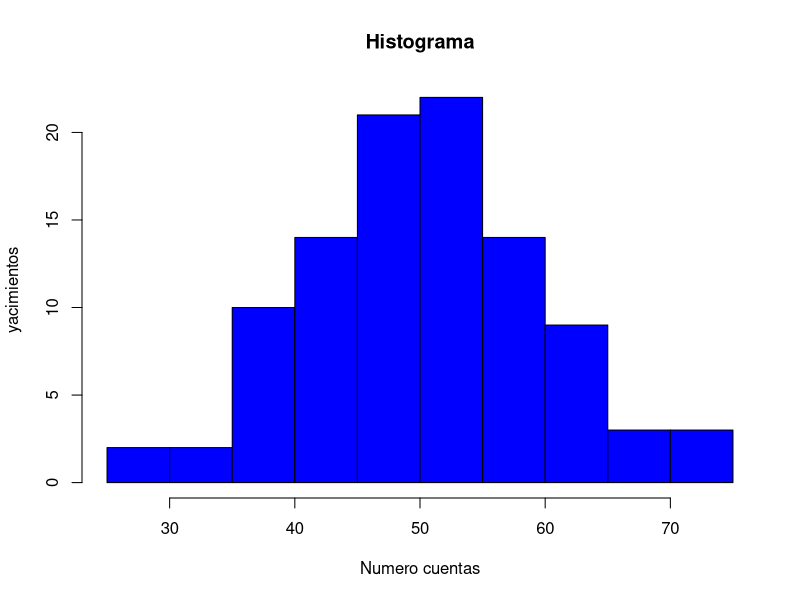
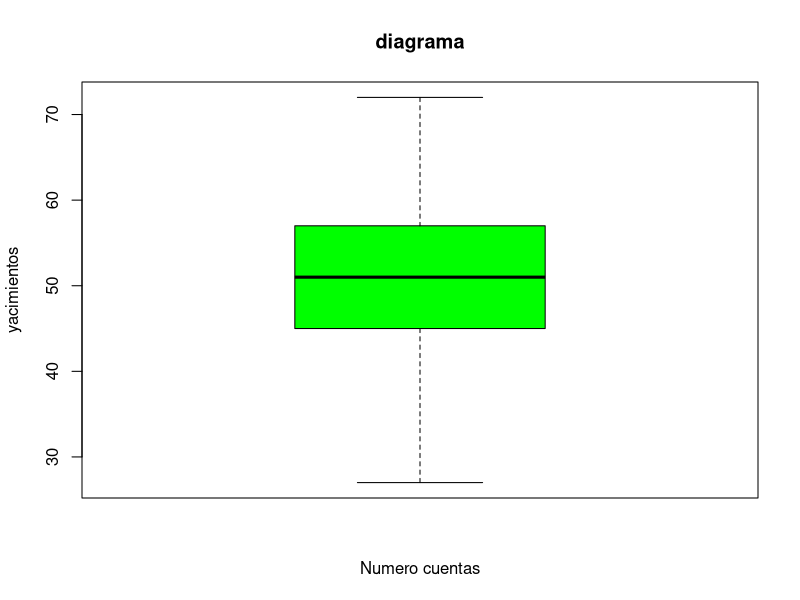
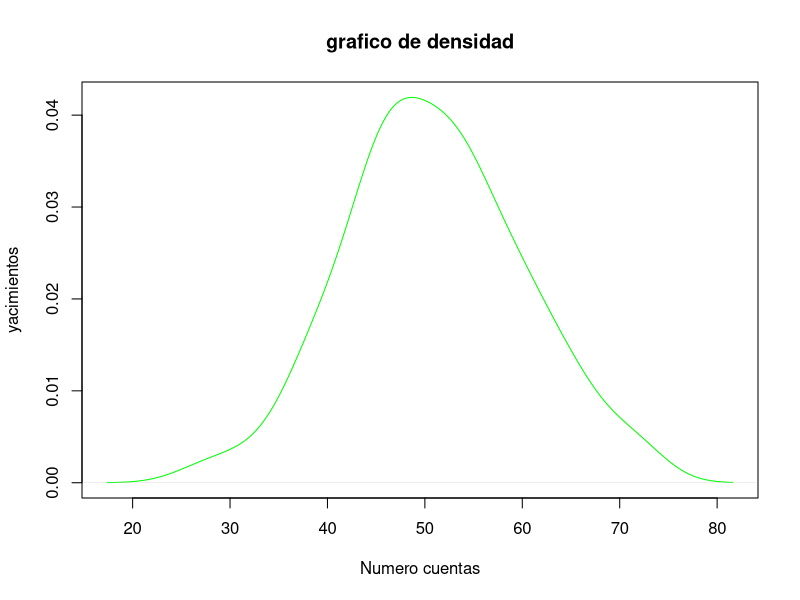
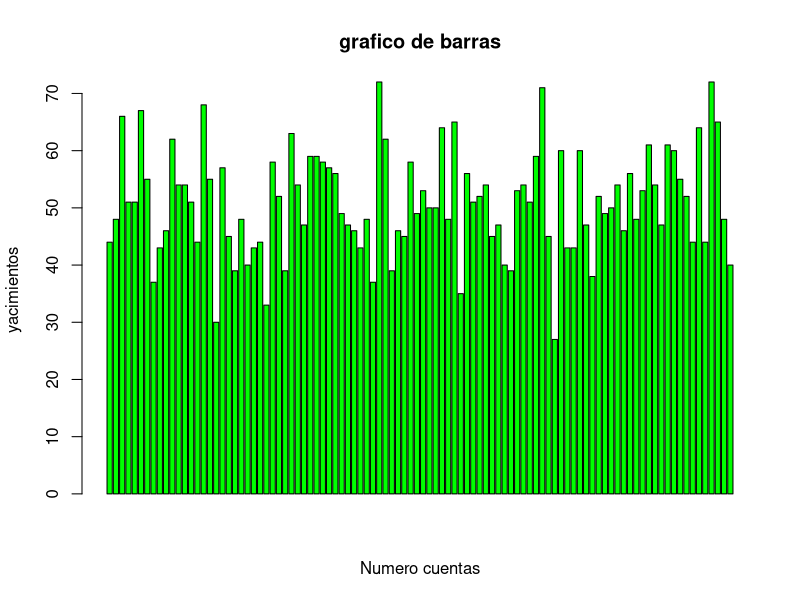

These figures' R source, in order:
nuevo_dir <- "C:/practica3"
setwd(nuevo_dir)

1

set.seed (123)
num_cuentas <- round (rnorm (100, mean=50, sd=10))
print(num_cuentas)

2

media <- mean(num_cuentas)

3
 
mediana <- median(num_cuentas)

4

find_mode <- as.numeric(names(sort(table(num_cuentas),decreasing=TRUE)[1]))
print(paste(find_mode))

5

rango<- range(num_cuentas)

6

cuartiles <- quantile(num_cuentas)
cuartiles[1]

7

percentil <- quantile (num_cuentas)
percentil[1]

8

varianza <- var (num_cuentas)

9

desviación_estandar <- sd (num_cuentas)

10

histograma <- hist((num_cuentas), main="Histograma", xlab= "Numero cuentas", ylab="yacimientos", col= "blue")

11

diagrama <- boxplot((num_cuentas), main="diagrama", xlab= "Numero cuentas", ylab="yacimientos", col= "green")

12
densidad <- density(num_cuentas)
grafico_densidad <- plot((densidad), main="grafico de densidad", xlab= "Numero cuentas", ylab="yacimientos", col= "green")

13

grafico_barras <- barplot((num_cuentas), main="grafico de barras", xlab= "Numero cuentas", ylab="yacimientos", col= "green")

14

